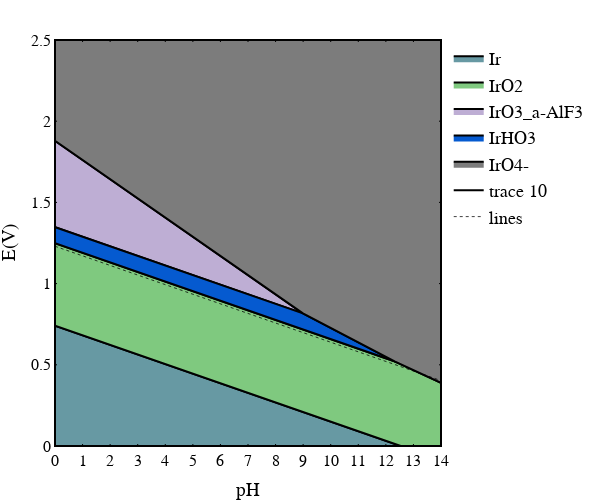

Notebook cell for this chart:
### Markdown cell above
# Plotting

### Code cell
layout["xaxis"]["dtick"] = 1
layout["yaxis"]["dtick"] = 0.5

layout["width"] = 600
layout["height"] = 500
layout["yaxis"]["dtick"] = None

layout_override = go.Layout(
    showlegend=True,
    font=go.layout.Font(
        color="black",
        family=None,
        size=18,
        ),
    annotations=None,
    )

layout.update(layout_override)

fig = go.Figure(data=data, layout=layout)
fig.show()

### Figure 1 — Plotly figure (JSON) as saved in the notebook; plotly's stock layout.template omitted (floating-point values rounded to 4 significant figures)
{"data": [{"fill": "toself", "fillcolor": "#6799A3", "hoverinfo": "none", "line": {"color": "black"}, "mode": "lines", "name": "Ir", "showlegend": true, "type": "scatter", "x": [12.54, -8.882e-16, 0, 12.54], "y": [-2.22e-16, 0, 0.741, -2.22e-16]}, {"hoverinfo": "name", "mode": "lines", "name": "Ir", "showlegend": false, "text": ["Ir"], "textfont": {"color": "black", "family": "Arial", "size": 12}, "textposition": "bottom center", "type": "scatter", "x": [4.18], "y": [0.247]}, {"fill": "toself", "fillcolor": "#7FC97F", "hoverinfo": "none", "line": {"color": "black"}, "mode": "lines", "name": "IrO2", "showlegend": true, "type": "scatter", "x": [0, 0, 12.34, 14.0, 14, 12.54, 0], "y": [0.741, 1.249, 0.5201, 0.3889, 0, -2.22e-16, 0.741]}, {"hoverinfo": "name", "mode": "lines", "name": "IrO2", "showlegend": false, "text": ["IrO2"], "textfont": {"color": "black", "family": "Arial", "size": 12}, "textposition": "bottom center", "type": "scatter", "x": [8.812], "y": [0.4832]}, {"fill": "toself", "fillcolor": "#BEAED4", "hoverinfo": "none", "line": {"color": "black"}, "mode": "lines", "name": "IrO3_a-AlF3", "showlegend": true, "type": "scatter", "x": [8.993, 0, -1.776e-15, 8.993], "y": [0.8165, 1.348, 1.879, 0.8165]}, {"hoverinfo": "name", "mode": "lines", "name": "IrO3_a-AlF3", "showlegend": false, "text": ["IrO3_a-AlF3"], "textfont": {"color": "black", "family": "Arial", "size": 12}, "textposition": "bottom center", "type": "scatter", "x": [2.998], "y": [1.348]}, {"fill": "toself", "fillcolor": "rgb(5,90,208)", "hoverinfo": "none", "line": {"color": "black"}, "mode": "lines", "name": "IrHO3", "showlegend": true, "type": "scatter", "x": [0, 0, 8.993, 12.34, 0], "y": [1.249, 1.348, 0.8165, 0.5201, 1.249]}, {"hoverinfo": "name", "mode": "lines", "name": "IrHO3", "showlegend": false, "text": ["IrHO3"], "textfont": {"color": "black", "family": "Arial", "size": 12}, "textposition": "bottom center", "type": "scatter", "x": [5.332], "y": [0.9834]}, {"fill": "toself", "fillcolor": "#7c7c7c", "hoverinfo": "none", "line": {"color": "black"}, "mode": "lines", "name": "IrO4-", "showlegend": true, "type": "scatter", "x": [14.0, 12.34, 8.993, -1.776e-15, 1.776e-15, 14, 14.0], "y": [0.3889, 0.5201, 0.8165, 1.879, 2.5, 2.5, 0.3889]}, {"hoverinfo": "name", "mode": "lines", "name": "IrO4-", "showlegend": false, "text": ["IrO4-"], "textfont": {"color": "black", "family": "Arial", "size": 12}, "textposition": "bottom center", "type": "scatter", "x": [8.221], "y": [1.434]}, {"marker": {"color": "black", "line": {"color": "black", "width": 4}}, "mode": "lines", "type": "scatter", "x": [0, 14, 14, 0, 0], "y": [0, 0, 2.5, 2.5, 0]}, {"line": {"color": "black", "dash": "dot", "width": 0.75}, "mode": "lines", "name": "lines", "type": "scatter", "x": [0, 14], "y": [1.23, 0.4026]}], "layout": {"font": {"color": "black", "family": "Arial", "size": 18}, "height": 500, "margin": {"b": 40, "l": 40, "r": 40, "t": 40}, "showlegend": true, "width": 600, "xaxis": {"dtick": 1, "linecolor": "black", "mirror": "ticks", "range": [0, 14], "showgrid": false, "showline": true, "tick0": 0, "tickcolor": "black", "tickfont": {"size": 16}, "ticklen": 2, "ticks": "inside", "tickwidth": 1, "title": {"font": {"size": 18.67}, "text": "pH"}, "type": "linear", "zeroline": false}, "yaxis": {"linecolor": "black", "mirror": "ticks", "range": [0, 2.5], "showgrid": false, "showline": true, "tick0": 0, "tickcolor": "black", "tickfont": {"size": 16}, "ticklen": 2, "ticks": "inside", "tickwidth": 1, "title": {"font": {"size": 18.67}, "text": "E(V)"}, "type": "linear", "zeroline": false}}}
